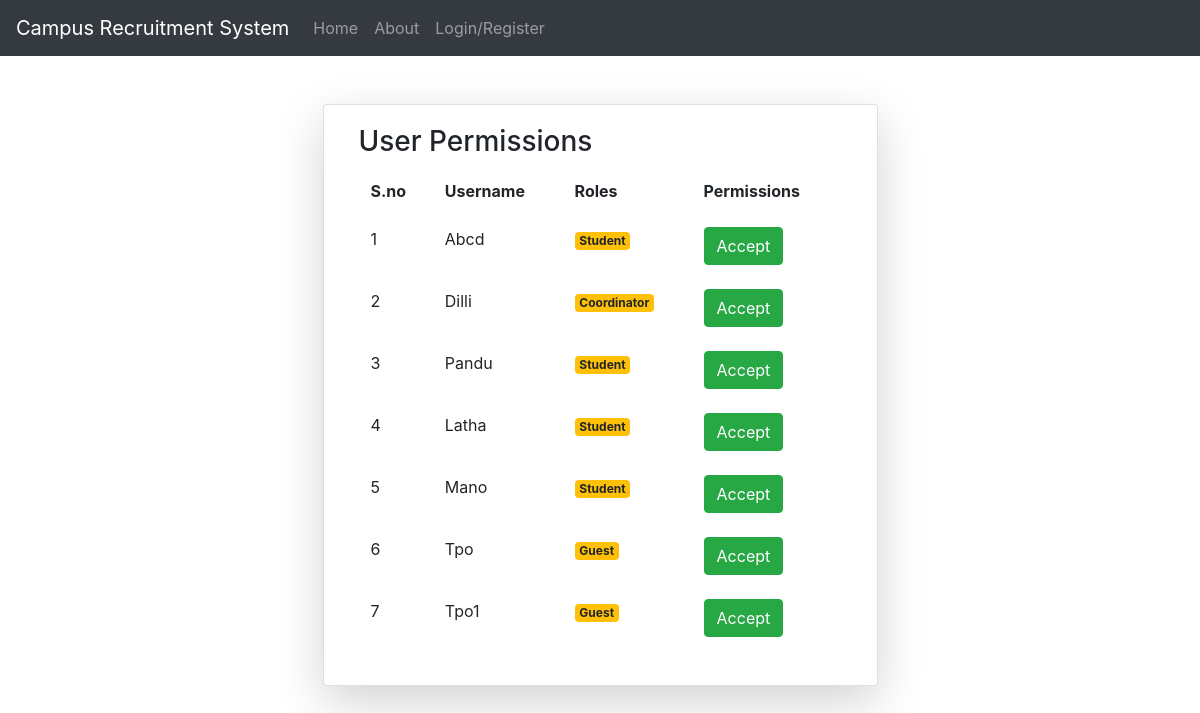
The app's page /per/ with its own data.
### RevisedApp/models.py (models this page shows)
class User(AbstractUser):
	t=[('CSE','CSE'),('ECE','ECE'),('CIVIL','CIVIL'),('Mechanical','Mechanical'),('EEE','EEE'),('MBA','MBA')]
	y=[('III','III'),('IV','IV')]
	rollno=models.CharField(default='17AK1A000',max_length=10)
	dob=models.DateField(null=True)
	year=models.CharField(choices=y,max_length=5,null=True)
	dept=models.CharField(choices=t,max_length=12,null=True)
	phone_no=models.IntegerField(null=True)
	percentage=models.IntegerField(null=True)
	backlogs=models.IntegerField(null=True)
	pass_year=models.IntegerField(null=True)
	address=models.CharField(max_length=250,null=True)
	r=[(1,'coordinator'),(2,'Student'),(3,'Guest')]
	role=models.IntegerField(choices=r,default=3)

### RevisedApp/views.py (the view)
# urls.py: path('per/',views.permissions,name='perm'),
def permissions(request):
	ty=User.objects.all()
	return render(request,'html/permissions.html',{'q':ty})

### RevisedApp/templates/html/permissions.html (shortened to what this page needs)
{% extends 'html/base.html' %}
{% block content %}
  <div class = "container">
  <div class = "card col-md-6 mx-auto mt-5 shadow-lg">
    <div class="card-body">
			<h3>User Permissions</h3>
			<table class="table table-borderless">
				<tr>
					<th>S.no</th>
					<th>Username</th>
					<th>Roles</th>
					<th>Permissions</th>
				</tr>
				{% for j in q %}
				<tr>
					<td>{{forloop.counter}}</td>
					<td>{{j.username}}</td>
					<td>
						{% if j.username.is_superuser %}
						<span class="badge badge-pills badge-warning">Admin</span>
						{% elif j.role == 1 %}
						<span class="badge badge-pills badge-warning">Coordinator</span>
						{% elif j.role == 2 %}
						<span class="badge badge-pills badge-warning">Student</span>
						{% else %}
						<span class="badge badge-pills badge-warning">Guest</span>
						{% endif %}
				</td>
					<td colspan="3">
						<a href="{% url 'gp' j.id %}" class="btn btn-success">Accept</a>
					</td>
				</tr>
				{% endfor %}
						</table>
	</div>
</div>
</div>
{% endblock %}

### records on screen
User: username "Abcd", role "Student"
User: username "Dilli", role "Coordinator"
User: username "Pandu", role "Student"
User: username "Latha", role "Student"
User: username "Mano", role "Student"
User: username "Tpo", role "Guest"
User: username "Tpo1", role "Guest"
